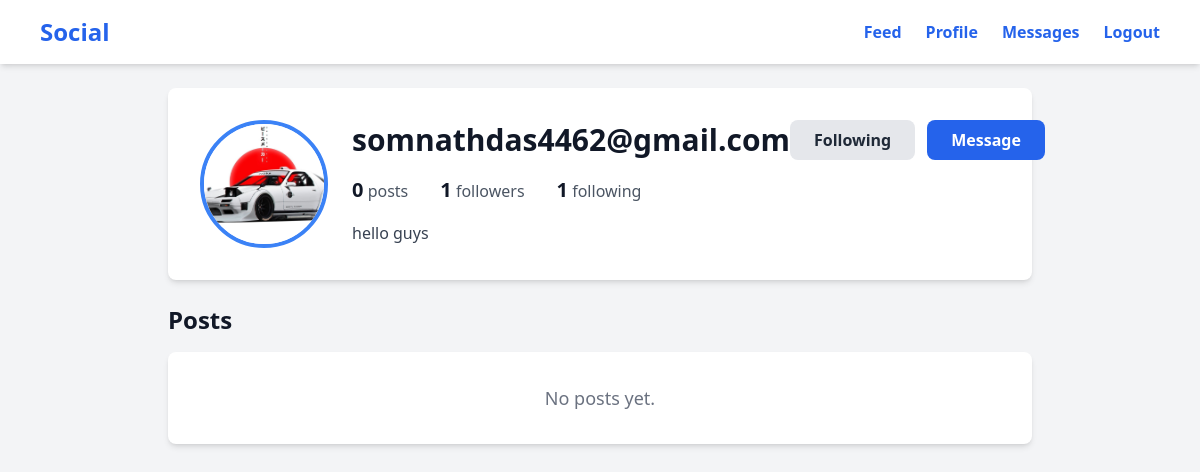
The app's page /profile/somnathdas4462@gmail.com/ (signed in) with its own data.
### core/models.py (models this page shows, shortened)
class Profile(models.Model):
    user = models.OneToOneField(User, on_delete=models.CASCADE)
    bio = models.TextField(max_length=500, blank=True)
    avatar = models.ImageField(upload_to='avatars/', blank=True, null=True)
    following = models.ManyToManyField('self', symmetrical=False, related_name='followers', blank=True)
    is_online = models.BooleanField(default=False)
    last_seen = models.DateTimeField(auto_now=True)
    created_at = models.DateTimeField(auto_now_add=True)

### core/views.py (the view)
# urls.py: path('profile/<str:username>/', views.profile, name='profile'),
@login_required
def profile(request, username):
    user = get_object_or_404(User, username=username)
    profile = user.profile
    posts = user.posts.all()
    is_following = request.user.profile.following.filter(user=user).exists()
    return render(request,'core/profile.html',{
        'profile_user':user,
        'profile':profile,
        'posts':posts,
        'is_following':is_following
    })

### core/templates/core/profile.html (shortened to what this page needs)
{% extends 'core/base.html' %}
{% block content %}
<div class="bg-white rounded-lg shadow-md p-8 mb-6">
    <div class="flex items-start gap-6">
        <div class="flex-shrink-0">
            {% if profile.avatar %}
                <img src="{{ profile.avatar.url }}" class="w-32 h-32 rounded-full object-cover border-4 border-blue-500">
            {% else %}
                <div class="w-32 h-32 rounded-full bg-blue-500 text-white flex items-center justify-center font-bold text-5xl border-4 border-blue-600">
                    {{ profile_user.username.0|upper }}
                </div>
            {% endif %}
        </div>
        <div class="flex-1">
            <div class="flex items-center justify-between mb-4">
                <h1 class="text-3xl font-bold text-gray-900">{{ profile_user.username }}</h1>
                {% if user == profile_user %}
                    <a href="{% url 'core:edit_profile' %}" class="px-6 py-2 bg-gray-200 hover:bg-gray-300 text-gray-800 font-semibold rounded-lg transition-colors">
                        Edit Profile
                    </a>
                {% else %}
                    <div class="flex gap-3">
                        <button onclick="followUser('{{ profile_user.username }}')"
                                id="follow-btn"
                                class="px-6 py-2 {% if is_following %}bg-gray-200 hover:bg-gray-300 text-gray-800{% else %}bg-blue-600 hover:bg-blue-700 text-white{% endif %} font-semibold rounded-lg transition-colors">
                            {% if is_following %}Following{% else %}Follow{% endif %}
                        </button>
                        <a href="{% url 'core:chat_view' profile_user.username %}" class="px-6 py-2 bg-blue-600 hover:bg-blue-700 text-white font-semibold rounded-lg transition-colors">
                            Message
                        </a>
                    </div>
                {% endif %}
            </div>
            <div class="flex gap-8 mb-4">
                <div>
                    <span class="font-bold text-xl text-gray-900">{{ posts.count }}</span>
                    <span class="text-gray-600"> posts</span>
                </div>
                <div>
                    <span class="font-bold text-xl text-gray-900">{{ profile.followers.count }}</span>
                    <span class="text-gray-600"> followers</span>
                </div>
                <div>
                    <span class="font-bold text-xl text-gray-900">{{ profile.following.count }}</span>
                    <span class="text-gray-600"> following</span>
                </div>
            </div>
            {% if profile.bio %}
            <p class="text-gray-700 leading-relaxed">{{ profile.bio }}</p>
            {% endif %}
        </div>
    </div>
</div>
<div class="mb-4">
    <h2 class="text-2xl font-bold text-gray-900 mb-4">Posts</h2>
</div>
{% for post in posts %}
<div class="bg-white rounded-lg shadow-md mb-6 overflow-hidden">
    <div class="p-4 flex items-center">
        <a href="{% url 'core:profile' post.author.username %}">
            {% if post.author.profile.avatar %}
                <img src="{{ post.author.profile.avatar.url }}" class="w-12 h-12 rounded-full object-cover">
            {% else %}
                <div class="w-12 h-12 rounded-full bg-blue-500 text-white flex items-center justify-center font-bold text-lg">
                    {{ post.author.username.0|upper }}
                </div>
            {% endif %}
        </a>
        <div class="ml-3">
            <p class="font-semibold text-gray-900">{{ post.author.username }}</p>
            <p class="text-sm text-gray-500">{{ post.created_at|timesince }} ago</p>
        </div>
    </div>
    <div class="px-4 pb-3">
        <p class="text-gray-800 whitespace-pre-wrap">{{ post.content }}</p>
    </div>
    {% if post.image %}
    <div class="w-full">
        <img src="{{ post.image.url }}" class="w-full object-cover max-h-96" alt="Post image">
    </div>
    {% endif %}
    <div class="px-4 py-2 border-t border-gray-200">
        <span class="text-sm text-gray-600">{{ post.total_likes }} likes • {{ post.comments.count }} comments</span>
    </div>
    <div class="px-4 py-3 border-t border-gray-200 flex gap-2">
        <a href="{% url 'core:post_detail' post.id %}" class="flex-1 py-2 bg-gray-100 hover:bg-gray-200 text-gray-700 rounded-lg font-semibold text-center transition-colors">
            View Post
        </a>
    </div>
</div>
{% empty %}
<div class="bg-white rounded-lg shadow-md p-8 text-center">
    <p class="text-gray-500 text-lg">No posts yet.</p>
</div>
{% endfor %}
{% endblock %}

### records on screen
Profile: avatar (picture), followers.count "1", following.count "1", bio "hello guys"

### other values on screen
{{ profile_user.username }} "somnathdas4462@gmail.com"
{{ posts.count }} "0"
